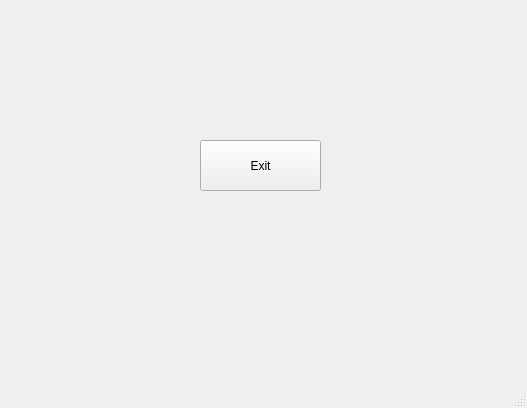
<?xml version="1.0" encoding="UTF-8"?>
<ui version="4.0">
 <class>MainWindow</class>
 <widget class="QMainWindow" name="MainWindow">
  <property name="geometry">
   <rect>
    <x>0</x>
    <y>0</y>
    <width>527</width>
    <height>408</height>
   </rect>
  </property>
  <property name="windowTitle">
   <string>MainWindow</string>
  </property>
  <widget class="QWidget" name="centralwidget">
   <widget class="QPushButton" name="btnExit">
    <property name="geometry">
     <rect>
      <x>200</x>
      <y>140</y>
      <width>121</width>
      <height>51</height>
     </rect>
    </property>
    <property name="text">
     <string>Exit</string>
    </property>
   </widget>
  </widget>
  <widget class="QMenuBar" name="menubar">
   <property name="geometry">
    <rect>
     <x>0</x>
     <y>0</y>
     <width>527</width>
     <height>26</height>
    </rect>
   </property>
  </widget>
  <widget class="QStatusBar" name="statusbar"/>
 </widget>
 <resources/>
 <connections/>
</ui>
